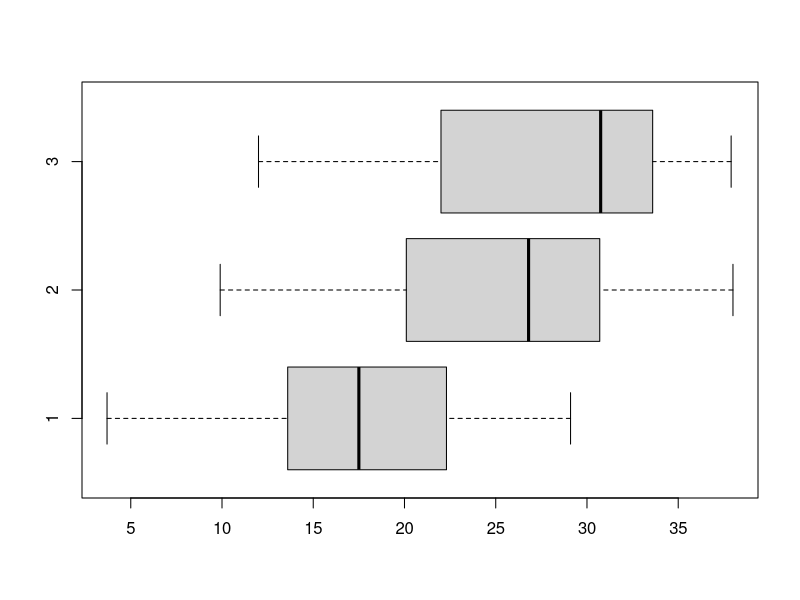
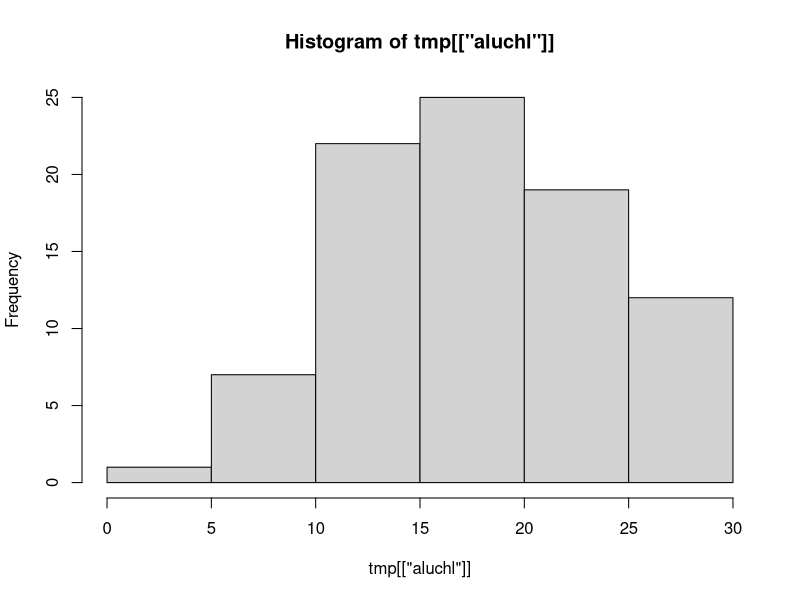
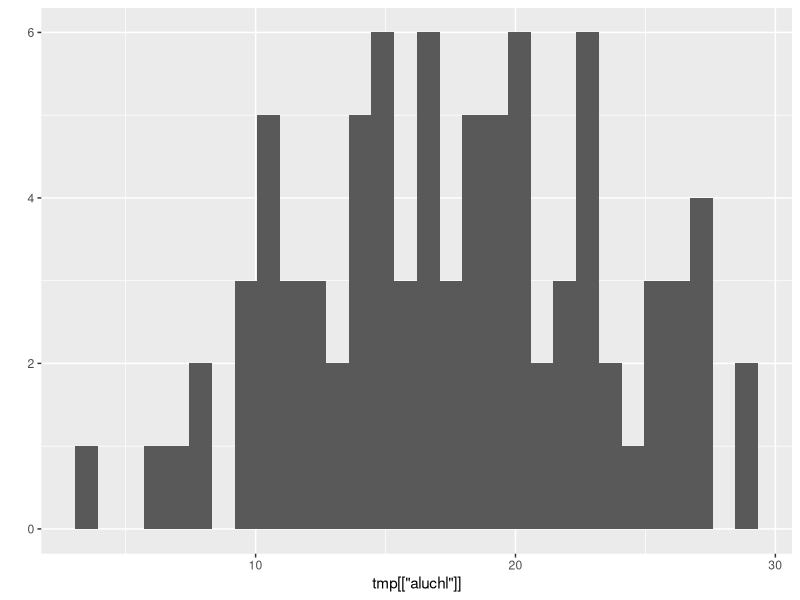
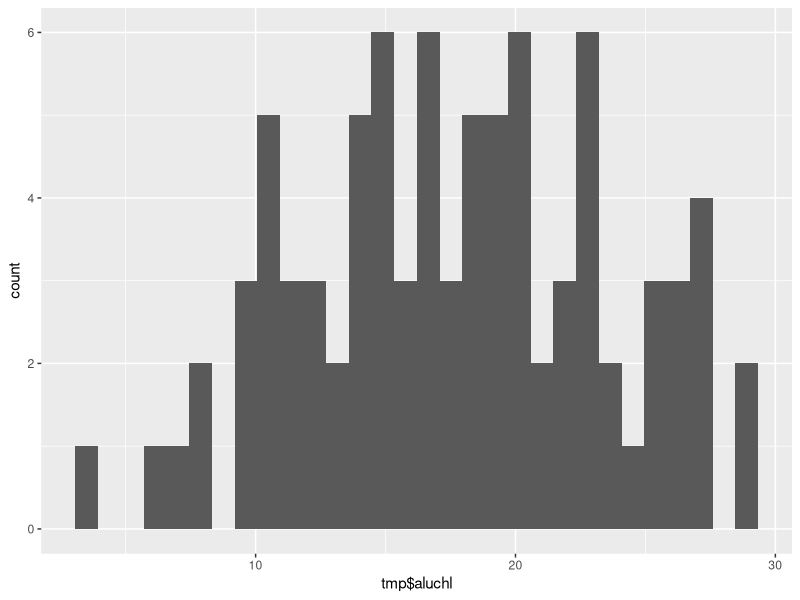
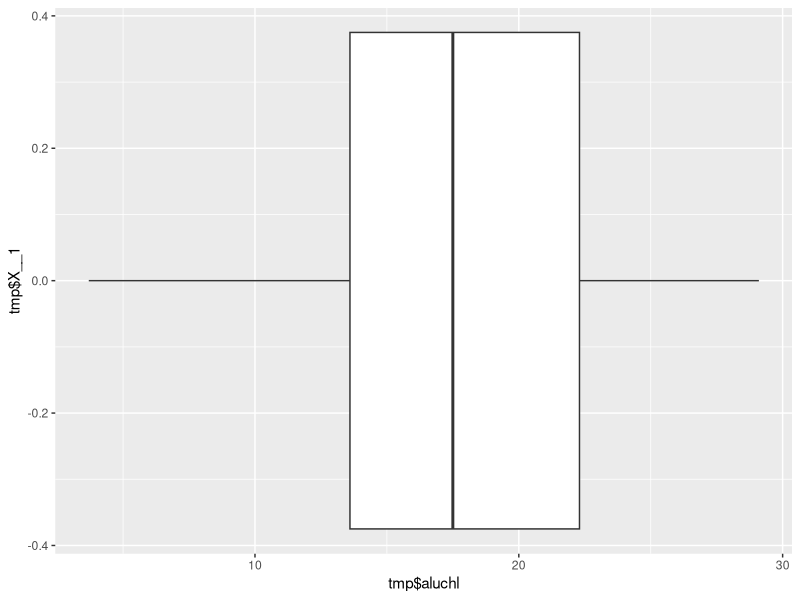

The R source for these figures, in order: (Note: this script raises an error after producing the figures.)
setwd("C:/BigData/bevezetes_r/")
library(ggplot2)
library(tidyr)

wide <- readxl::read_xlsx("dualbeat.xlsx")
head(wide)

summary(wide)
str(wide)
tmp <-as.data.frame(wide)
tmp

x <- tmp$aluchl
y <- tmp$kozchl
c <- tmp$felchl

boxplot(x,y,c,
        horizontal = TRUE)

#two sided
#assume non-equal

t.test(x,y, mu=0, alt ="two.sided", conf=0,95, var.eq=F, paired = F)
tres <- t.test(x,y, mu=0, alt="two.sided", conf= 0,95, var.eq=F, paired =F)
tres

summary(tmp)

hist(tmp[['aluchl']])

#native charting functions

qplot(tmp[['aluchl']])

ggplot(data = tmp, aes(tmp$aluchl))+geom_histogram()

gl <- ggplot(data = tmp, aes(x=tmp$aluchl, y=tmp$X__1))

gl + geom_boxplot()

gl + geom_boxplot(size=1.0) + geom_point()

gl + geom_boxplot(size=1.0) + geom_jitter()

gl + geom_jitter(aes(size = tmp$X__1, colour = tmp$aluchl)) + geom_boxplot(size = 1.0, alpha = .6, outlier.colour = NA)

n <- gl + geom_jitter(aes(size = tmp$X__1, colour = tmp$aluchl)) + geom_boxplot(size = 1.0, alpha = .6, outlier.colour = NA)

n <- n + scale_color_manual(breaks= c("aluchl", "aluflav","aluanth","kozchl","kozflav","kozanth","felchl","felflav","felanth"),
                            values = c("yellow","blue","red3","orange","darkblue","royalblue","green","red2","green2"))
n 


